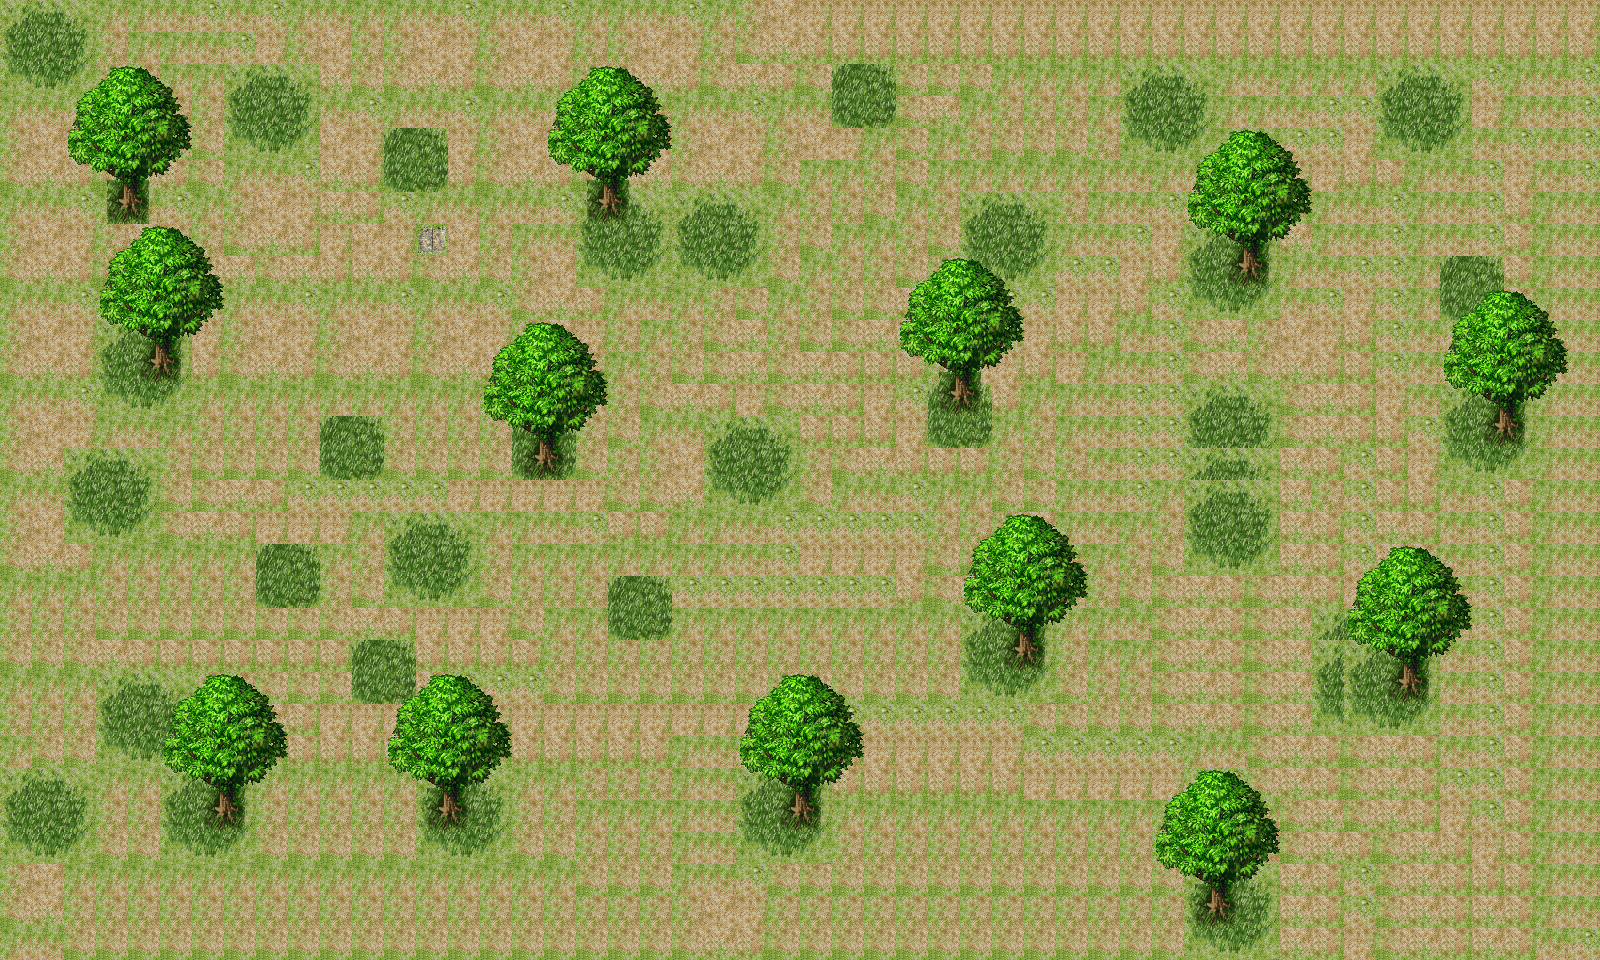

Tiled map render using the project's own tile images. Description and the whole map definition, tile-layer contents included, below:
An orthogonal 50x30 tile map with 32x32 px tiles, 2 tile layers (bg, bg_shu).

<map version="1.0" tiledversion="1.1.5" orientation="orthogonal" renderorder="right-up" width="50" height="30" tilewidth="32" tileheight="32" infinite="0" nextobjectid="4">
 <tileset firstgid="1" source="test.tsx" />
 <layer name="bg" width="50" height="30">
  <data encoding="csv">
17,18,19,4,4,5,6,5,6,4,5,4,4,5,6,4,5,6,4,4,5,6,4,12,13,14,14,14,14,14,14,14,14,14,14,14,14,14,14,14,14,14,14,14,14,14,14,14,14,14,
25,26,27,12,4,4,5,6,14,12,13,12,12,13,14,12,13,14,12,12,13,14,12,20,21,22,22,22,22,22,22,22,22,22,22,22,22,22,22,22,22,22,22,22,22,22,22,22,22,22,
33,34,35,20,12,4,4,17,18,19,21,20,20,21,22,20,21,22,20,20,21,22,20,21,22,20,28,29,20,20,20,4,4,4,4,17,18,19,4,5,4,4,4,17,18,19,6,4,5,6,
4,5,6,4,20,12,12,25,26,27,5,6,4,5,6,4,5,6,4,4,5,4,5,6,4,5,36,37,20,21,4,12,12,12,4,25,26,27,4,4,5,6,6,25,26,27,14,4,5,6,
12,13,14,12,13,20,20,33,34,35,13,14,28,29,14,12,13,14,12,12,13,12,13,14,12,13,14,4,20,4,12,20,20,20,12,33,34,35,4,5,6,6,14,33,34,35,5,6,5,6,
20,21,22,20,21,22,20,4,5,6,21,22,36,37,22,20,21,22,20,20,21,20,21,22,20,4,4,12,20,4,4,4,4,4,4,5,4,5,6,6,14,14,22,22,4,5,6,14,5,6,
4,5,6,4,5,6,4,12,13,14,21,22,6,4,5,4,5,6,17,18,19,17,18,19,4,12,12,20,4,12,17,18,19,12,4,5,6,6,14,14,22,4,5,6,4,5,6,22,4,5,
12,13,14,12,13,14,12,20,21,22,14,13,14,12,13,12,4,5,25,26,27,25,26,27,12,20,4,4,12,20,25,26,27,4,5,6,14,17,18,19,21,4,5,6,4,5,6,22,4,5,
20,21,22,20,21,22,20,21,20,21,22,21,22,20,21,20,12,13,33,34,35,33,34,35,20,4,12,12,20,20,33,34,35,6,6,14,22,25,26,27,4,5,6,6,4,28,29,22,4,5,
4,5,6,4,5,6,6,4,5,6,4,5,6,4,5,6,20,21,22,4,5,4,12,20,4,12,20,20,21,4,5,6,6,14,14,22,6,33,34,35,5,6,14,6,4,36,37,22,4,5,
12,13,14,17,18,19,14,12,13,14,12,13,14,12,13,14,12,13,14,12,4,12,20,21,12,20,20,21,22,4,5,6,14,22,22,5,6,20,21,12,13,14,22,6,5,6,14,22,4,5,
20,21,22,25,26,27,22,20,21,22,20,21,22,20,21,22,20,21,22,4,12,20,20,21,20,21,22,22,22,12,13,14,22,14,4,5,6,20,21,20,21,22,22,6,5,6,22,22,4,5,
4,5,6,33,34,35,4,4,4,4,4,4,4,4,4,4,4,4,4,12,20,21,22,14,20,21,22,14,6,28,29,22,4,4,5,6,6,17,18,19,20,21,22,14,5,17,18,19,4,5,
12,13,14,4,5,4,12,12,12,12,28,29,12,12,12,12,28,29,12,20,4,5,17,18,19,22,22,22,14,36,37,4,12,4,5,6,6,25,26,27,20,21,22,22,6,25,26,27,4,5,
20,21,17,18,19,12,20,20,20,20,36,37,20,20,20,20,36,37,20,12,12,13,25,26,27,12,20,21,22,22,22,12,20,12,5,6,6,17,18,19,21,22,6,22,14,33,34,35,4,5,
4,5,25,26,27,20,20,21,22,6,6,6,6,6,14,14,14,14,14,20,20,21,33,34,35,20,4,5,6,4,4,20,20,4,5,6,4,17,18,19,21,12,6,22,22,5,6,22,4,5,
12,13,33,34,35,20,21,22,14,14,14,4,17,18,19,4,4,5,6,22,22,4,4,5,6,6,6,6,6,12,12,20,21,4,5,4,12,25,26,27,21,22,6,21,22,5,6,22,4,5,
20,21,22,4,4,4,4,4,28,29,4,12,25,26,27,12,4,4,4,4,4,4,4,5,6,14,14,14,14,20,20,21,4,5,4,12,20,33,34,35,21,22,6,21,22,5,6,22,4,5,
4,4,4,12,12,12,12,12,36,37,12,20,33,34,35,20,12,12,12,28,29,6,6,6,6,6,6,6,22,20,21,22,4,5,12,20,20,21,22,20,21,22,14,21,22,5,6,22,4,5,
12,12,12,20,20,20,20,20,20,20,20,21,22,14,14,14,20,4,4,36,37,4,4,4,4,4,4,4,4,4,17,18,19,4,4,5,20,21,22,20,21,17,18,19,22,5,6,22,4,5,
20,20,20,21,22,22,22,22,22,22,22,28,29,22,22,22,22,12,12,12,12,12,12,12,12,12,12,12,12,12,25,26,27,12,4,4,20,21,22,20,21,17,17,18,19,5,6,22,4,5,
4,4,4,17,18,19,12,12,20,20,20,36,37,22,6,6,6,20,20,20,20,20,20,20,20,20,20,20,20,20,33,34,35,20,12,12,20,21,22,20,21,25,25,26,27,5,6,22,4,5,
12,12,12,25,26,27,20,20,21,22,14,14,14,14,14,14,14,14,14,14,14,14,14,14,14,6,6,6,6,6,6,6,20,20,20,20,20,21,22,20,21,33,33,34,35,5,6,22,4,5,
4,20,20,33,34,35,22,22,22,22,22,22,22,22,22,22,22,22,22,22,22,4,5,6,22,14,14,14,14,14,14,14,6,6,6,6,6,4,5,20,21,22,20,21,22,5,6,22,4,5,
17,18,19,4,4,17,18,19,4,4,4,4,4,17,18,19,4,4,12,12,12,4,5,17,18,19,22,22,22,22,22,22,14,14,14,14,14,6,6,20,21,22,20,21,22,6,6,22,4,5,
25,26,27,12,12,25,26,27,12,12,12,12,12,25,26,27,12,12,4,4,4,4,5,25,26,27,4,4,4,4,4,4,4,4,4,4,4,4,4,4,20,21,20,21,22,14,6,22,4,5,
33,34,35,20,20,33,34,35,20,20,20,20,20,33,34,35,20,20,12,12,12,4,5,33,34,35,12,12,12,12,12,12,12,12,12,12,12,12,12,12,20,21,22,20,21,22,14,22,4,5,
12,13,4,4,4,4,4,4,4,4,4,4,4,4,4,4,4,4,20,20,20,4,5,6,20,20,20,20,20,20,20,20,20,20,20,20,20,17,18,19,21,22,6,20,21,22,22,22,4,5,
20,21,12,12,12,12,12,12,12,12,12,12,12,12,12,12,12,12,12,12,12,12,13,14,12,12,12,12,12,12,12,12,12,12,12,12,12,25,26,27,21,22,6,20,21,22,21,22,4,5,
4,5,20,20,20,20,20,20,20,20,20,20,20,20,20,20,20,20,20,20,20,20,21,22,20,20,20,20,20,20,20,20,20,20,20,20,20,33,34,35,21,22,14,20,21,22,21,22,5,6
</data>
 </layer>
 <layer name="bg_shu" width="50" height="30">
  <data encoding="csv">
0,0,0,0,0,0,0,0,0,0,0,0,0,0,0,0,0,0,0,0,0,0,0,0,0,0,0,0,0,0,0,0,0,0,0,0,0,0,0,0,0,0,0,0,0,0,0,0,0,0,
0,0,0,0,0,0,0,0,0,0,0,0,0,0,0,0,0,0,0,0,0,0,0,0,0,0,0,0,0,0,0,0,0,0,0,0,0,0,0,0,0,0,0,0,0,0,0,0,0,0,
0,0,41,42,43,44,0,0,0,0,0,0,0,0,0,0,0,41,42,43,44,0,0,0,0,0,0,0,0,0,0,0,0,0,0,0,0,0,0,0,0,0,0,0,0,0,0,0,0,0,
0,0,49,50,51,52,0,0,0,0,0,0,0,0,0,0,0,49,50,51,52,0,0,0,0,0,0,0,0,0,0,0,0,0,0,0,0,0,0,0,0,0,0,0,0,0,0,0,0,0,
0,0,57,58,59,60,0,0,0,0,0,0,0,0,0,0,0,57,58,59,60,0,0,0,0,0,0,0,0,0,0,0,0,0,0,0,0,41,42,43,44,0,0,0,0,0,0,0,0,0,
0,0,65,66,67,68,0,0,0,0,0,0,0,0,0,0,0,65,66,67,68,0,0,0,0,0,0,0,0,0,0,0,0,0,0,0,0,49,50,51,52,0,0,0,0,0,0,0,0,0,
0,0,0,74,75,0,0,0,0,0,0,0,0,0,0,0,0,0,74,75,0,0,0,0,0,0,0,0,0,0,0,0,0,0,0,0,0,57,58,59,60,0,0,0,0,0,0,0,0,0,
0,0,0,41,42,43,44,0,0,0,0,0,0,38,0,0,0,0,0,0,0,0,0,0,0,0,0,0,0,0,0,0,0,0,0,0,0,65,66,67,68,0,0,0,0,0,0,0,0,0,
0,0,0,49,50,51,52,0,0,0,0,0,0,0,0,0,0,0,0,0,0,0,0,0,0,0,0,0,41,42,43,44,0,0,0,0,0,0,74,75,0,0,0,0,0,0,0,0,0,0,
0,0,0,57,58,59,60,0,0,0,0,0,0,0,0,0,0,0,0,0,0,0,0,0,0,0,0,0,49,50,51,52,0,0,0,0,0,0,0,0,0,0,0,0,0,41,42,43,44,0,
0,0,0,65,66,67,68,0,0,0,0,0,0,0,0,41,42,43,44,0,0,0,0,0,0,0,0,0,57,58,59,60,0,0,0,0,0,0,0,0,0,0,0,0,0,49,50,51,52,0,
0,0,0,0,74,75,0,0,0,0,0,0,0,0,0,49,50,51,52,0,0,0,0,0,0,0,0,0,65,66,67,68,0,0,0,0,0,0,0,0,0,0,0,0,0,57,58,59,60,0,
0,0,0,0,0,0,0,0,0,0,0,0,0,0,0,57,58,59,60,0,0,0,0,0,0,0,0,0,0,74,75,0,0,0,0,0,0,0,0,0,0,0,0,0,0,65,66,67,68,0,
0,0,0,0,0,0,0,0,0,0,0,0,0,0,0,65,66,67,68,0,0,0,0,0,0,0,0,0,0,0,0,0,0,0,0,0,0,0,0,0,0,0,0,0,0,0,74,75,0,0,
0,0,0,0,0,0,0,0,0,0,0,0,0,0,0,0,74,75,0,0,0,0,0,0,0,0,0,0,0,0,0,0,0,0,0,0,0,0,0,0,0,0,0,0,0,0,0,0,0,0,
0,0,0,0,0,0,0,0,0,0,0,0,0,0,0,0,0,0,0,0,0,0,0,0,0,0,0,0,0,0,0,0,0,0,0,0,0,0,0,0,0,0,0,0,0,0,0,0,0,0,
0,0,0,0,0,0,0,0,0,0,0,0,0,0,0,0,0,0,0,0,0,0,0,0,0,0,0,0,0,0,41,42,43,44,0,0,0,0,0,0,0,0,0,0,0,0,0,0,0,0,
0,0,0,0,0,0,0,0,0,0,0,0,0,0,0,0,0,0,0,0,0,0,0,0,0,0,0,0,0,0,49,50,51,52,0,0,0,0,0,0,0,0,41,42,43,44,0,0,0,0,
0,0,0,0,0,0,0,0,0,0,0,0,0,0,0,0,0,0,0,0,0,0,0,0,0,0,0,0,0,0,57,58,59,60,0,0,0,0,0,0,0,0,49,50,51,52,0,0,0,0,
0,0,0,0,0,0,0,0,0,0,0,0,0,0,0,0,0,0,0,0,0,0,0,0,0,0,0,0,0,0,65,66,67,68,0,0,0,0,0,0,0,0,57,58,59,60,0,0,0,0,
0,0,0,0,0,0,0,0,0,0,0,0,0,0,0,0,0,0,0,0,0,0,0,0,0,0,0,0,0,0,0,74,75,0,0,0,0,0,0,0,0,0,65,66,67,68,0,0,0,0,
0,0,0,0,0,41,42,43,44,0,0,0,41,42,43,44,0,0,0,0,0,0,0,41,42,43,44,0,0,0,0,0,0,0,0,0,0,0,0,0,0,0,0,74,75,0,0,0,0,0,
0,0,0,0,0,49,50,51,52,0,0,0,49,50,51,52,0,0,0,0,0,0,0,49,50,51,52,0,0,0,0,0,0,0,0,0,0,0,0,0,0,0,0,0,0,0,0,0,0,0,
0,0,0,0,0,57,58,59,60,0,0,0,57,58,59,60,0,0,0,0,0,0,0,57,58,59,60,0,0,0,0,0,0,0,0,0,0,0,0,0,0,0,0,0,0,0,0,0,0,0,
0,0,0,0,0,65,66,67,68,0,0,0,65,66,67,68,0,0,0,0,0,0,0,65,66,67,68,0,0,0,0,0,0,0,0,0,41,42,43,44,0,0,0,0,0,0,0,0,0,0,
0,0,0,0,0,0,74,75,0,0,0,0,0,74,75,0,0,0,0,0,0,0,0,0,74,75,0,0,0,0,0,0,0,0,0,0,49,50,51,52,0,0,0,0,0,0,0,0,0,0,
0,0,0,0,0,0,0,0,0,0,0,0,0,0,0,0,0,0,0,0,0,0,0,0,0,0,0,0,0,0,0,0,0,0,0,0,57,58,59,60,0,0,0,0,0,0,0,0,0,0,
0,0,0,0,0,0,0,0,0,0,0,0,0,0,0,0,0,0,0,0,0,0,0,0,0,0,0,0,0,0,0,0,0,0,0,0,65,66,67,68,0,0,0,0,0,0,0,0,0,0,
0,0,0,0,0,0,0,0,0,0,0,0,0,0,0,0,0,0,0,0,0,0,0,0,0,0,0,0,0,0,0,0,0,0,0,0,0,74,75,0,0,0,0,0,0,0,0,0,0,0,
0,0,0,0,0,0,0,0,0,0,0,0,0,0,0,0,0,0,0,0,0,0,0,0,0,0,0,0,0,0,0,0,0,0,0,0,0,0,0,0,0,0,0,0,0,0,0,0,0,0
</data>
 </layer>
</map>